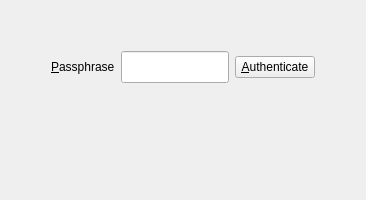
      <widget class="QWidget" name="tab_login">
       <attribute name="icon">
        <iconset resource="../Icons/icons.qrc">
         <normaloff>:/Logo/spoton-button-32.png</normaloff>:/Logo/spoton-button-32.png</iconset>
       </attribute>
       <attribute name="title">
        <string/>
       </attribute>
       <layout class="QVBoxLayout" name="verticalLayout_5">
        <item>
         <spacer name="verticalSpacer_5">
          <property name="orientation">
           <enum>Qt::Vertical</enum>
          </property>
          <property name="sizeHint" stdset="0">
           <size>
            <width>20</width>
            <height>40</height>
           </size>
          </property>
         </spacer>
        </item>
        <item>
         <layout class="QHBoxLayout" name="horizontalLayout_13">
          <item>
           <spacer name="horizontalSpacer_6">
            <property name="orientation">
             <enum>Qt::Horizontal</enum>
            </property>
            <property name="sizeHint" stdset="0">
             <size>
              <width>40</width>
              <height>20</height>
             </size>
            </property>
           </spacer>
          </item>
          <item>
           <widget class="QLabel" name="passphraseLabel">
            <property name="text">
             <string>&amp;Passphrase</string>
            </property>
            <property name="buddy">
             <cstring>passphrase</cstring>
            </property>
           </widget>
          </item>
          <item>
           <widget class="QLineEdit" name="passphrase">
            <property name="minimumSize">
             <size>
              <width>0</width>
              <height>32</height>
             </size>
            </property>
            <property name="echoMode">
             <enum>QLineEdit::Password</enum>
            </property>
           </widget>
          </item>
          <item>
           <widget class="QPushButton" name="passphraseButton">
            <property name="text">
             <string>&amp;Authenticate</string>
            </property>
            <property name="icon">
             <iconset resource="../Icons/icons.qrc">
              <normaloff>:/ok.png</normaloff>:/ok.png</iconset>
            </property>
            <property name="iconSize">
             <size>
              <width>24</width>
              <height>24</height>
             </size>
            </property>
           </widget>
          </item>
          <item>
           <spacer name="horizontalSpacer_9">
            <property name="orientation">
             <enum>Qt::Horizontal</enum>
            </property>
            <property name="sizeHint" stdset="0">
             <size>
              <width>40</width>
              <height>20</height>
             </size>
            </property>
           </spacer>
          </item>
         </layout>
        </item>
        <item>
         <spacer name="verticalSpacer_7">
          <property name="orientation">
           <enum>Qt::Vertical</enum>
          </property>
          <property name="sizeHint" stdset="0">
           <size>
            <width>20</width>
            <height>40</height>
           </size>
          </property>
         </spacer>
        </item>
        <item>
         <layout class="QHBoxLayout" name="horizontalLayout_3">
          <item>
           <spacer name="horizontalSpacer">
            <property name="orientation">
             <enum>Qt::Horizontal</enum>
            </property>
            <property name="sizeHint" stdset="0">
             <size>
              <width>40</width>
              <height>20</height>
             </size>
            </property>
           </spacer>
          </item>
          <item>
           <widget class="QLabel" name="label_4">
            <property name="maximumSize">
             <size>
              <width>485</width>
              <height>240</height>
             </size>
            </property>
            <property name="toolTip">
             <string>Spot-On Graphical User Interface Version 1.00</string>
            </property>
            <property name="pixmap">
             <pixmap resource="../Icons/icons.qrc">:/Logo/spoton-logo-transparent.png</pixmap>
            </property>
            <property name="scaledContents">
             <bool>true</bool>
            </property>
            <property name="alignment">
             <set>Qt::AlignCenter</set>
            </property>
           </widget>
          </item>
          <item>
           <spacer name="horizontalSpacer_2">
            <property name="orientation">
             <enum>Qt::Horizontal</enum>
            </property>
            <property name="sizeHint" stdset="0">
             <size>
              <width>40</width>
              <height>20</height>
             </size>
            </property>
           </spacer>
          </item>
         </layout>
        </item>
        <item>
         <spacer name="verticalSpacer_2">
          <property name="orientation">
           <enum>Qt::Vertical</enum>
          </property>
          <property name="sizeHint" stdset="0">
           <size>
            <width>20</width>
            <height>40</height>
           </size>
          </property>
         </spacer>
        </item>
       </layout>
      </widget>
